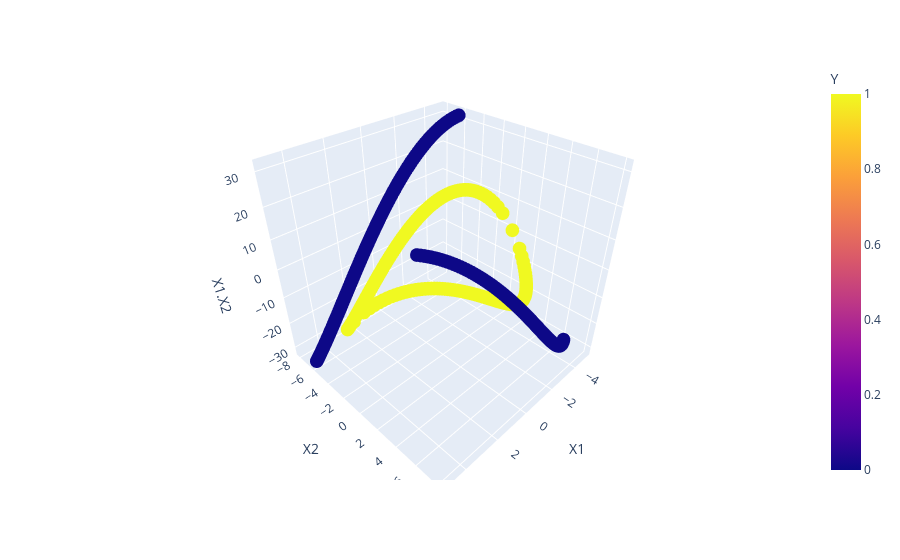

Source (notebook cell):
### Code cell
import plotly.express as px
fig=px.scatter_3d(df,x="X1",y="X2",z="X1.X2",color='Y')
fig.show()

### Figure 1 — Plotly figure (JSON) as saved in the notebook; plotly's stock layout.template omitted (floating-point values rounded to 4 significant figures; data arrays with more than 128 entries replaced by an {"elided": "..."} marker saying what was removed)
{"data": [{"hovertemplate": "X1=%{x}<br>X2=%{y}<br>X1.X2=%{z}<br>Y=%{marker.color}<extra></extra>", "legendgroup": "", "marker": {"color": {"elided": "400 int values"}, "coloraxis": "coloraxis", "symbol": "circle"}, "mode": "markers", "name": "", "scene": "scene", "showlegend": false, "type": "scatter3d", "x": {"elided": "400 float values"}, "y": {"elided": "400 float values"}, "z": {"elided": "400 float values"}}], "layout": {"coloraxis": {"colorbar": {"title": {"text": "Y"}}, "colorscale": [[0, "#0d0887"], [0.1111, "#46039f"], [0.2222, "#7201a8"], [0.3333, "#9c179e"], [0.4444, "#bd3786"], [0.5556, "#d8576b"], [0.6667, "#ed7953"], [0.7778, "#fb9f3a"], [0.8889, "#fdca26"], [1, "#f0f921"]]}, "legend": {"tracegroupgap": 0}, "margin": {"t": 60}, "scene": {"domain": {"x": [0, 1], "y": [0, 1]}, "xaxis": {"title": {"text": "X1"}}, "yaxis": {"title": {"text": "X2"}}, "zaxis": {"title": {"text": "X1.X2"}}}}}
